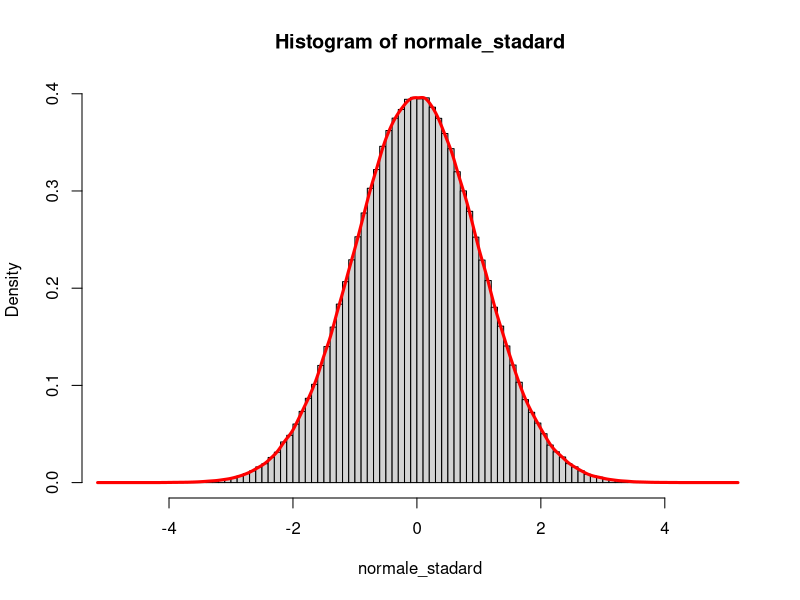
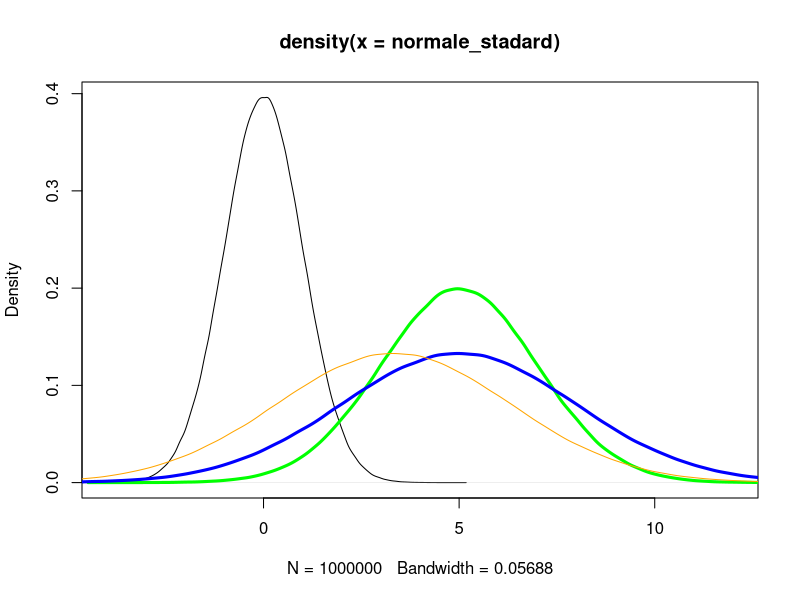
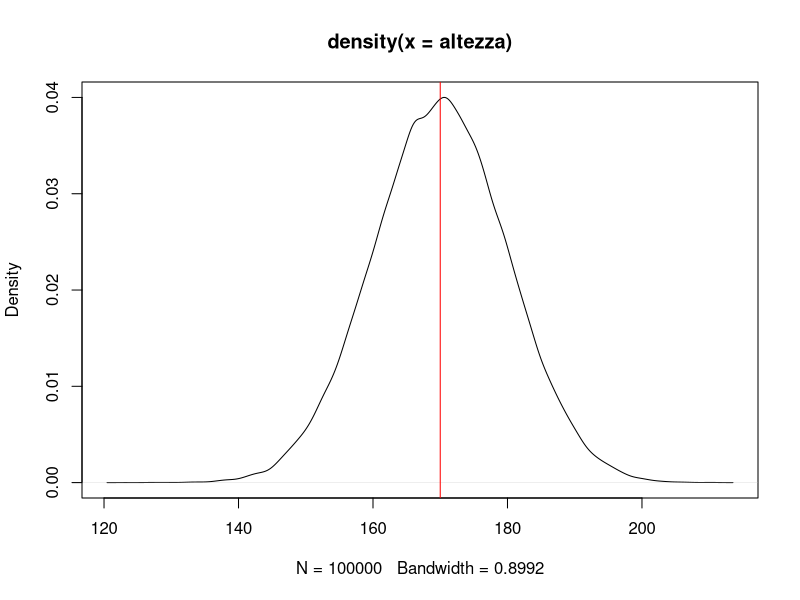
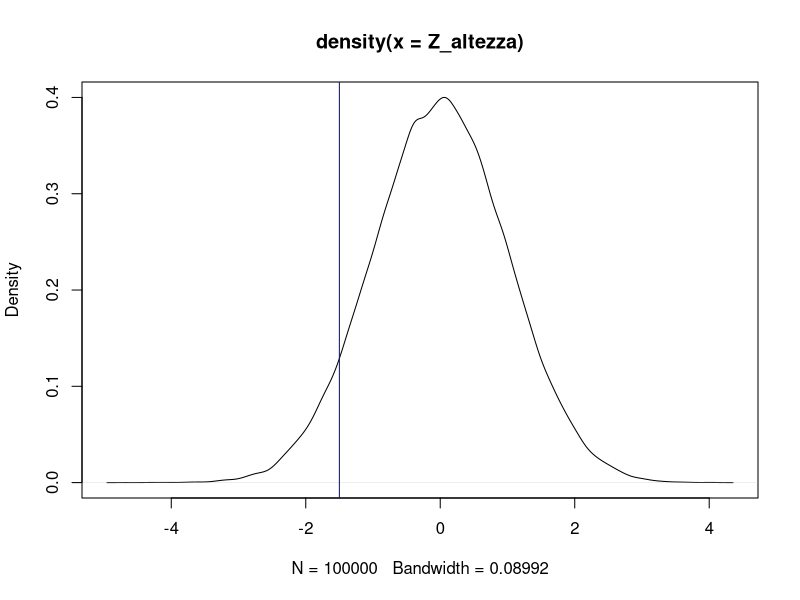

Recreate these plots in R, in order.
#distribuzione normale standard
normale_stadard = rnorm(1000000,0,1)
hist(normale_stadard, freq=FALSE, breaks=100)
lines(density(normale_stadard),col="red",lwd=3)

plot(density(normale_stadard),xlim=c(-4,12))

#altri esempi distribuzione normale
normale_5_2 <- rnorm(1000000,5,2)
lines(density(normale_5_2),col="green",lwd=3)

normale_5_3 <- rnorm(1000000,5,3)
lines(density(normale_5_3),col="blue",lwd=3)

#standardizzazione
# (x-mu)/sigma
Z <- (normale_5_3-mean(normale_5_3)/sd(normale_5_3))
lines(density(Z), col="orange")

#esempio popolazione con altezza media 170 e deviazioe standrd 10
#probabilita <= 170 è 50%
mu=170
sigma=10
n=100000

altezza <- rnorm(n,mu,sigma)
plot(density(altezza))
abline(v=mu,col="red")
pnorm(155,mu,sigma) #area sottesa curva da -infinito a 155cm

Z_altezza <- (altezza-mu)/sigma
plot(density(Z_altezza))
Z_altezza_155 <- (155-mu)/sigma
abline(v=Z_altezza_155, col="blue")
pnorm(Z_altezza_155,0,1) #area calcolata con normalizzazione standard, stesso valore